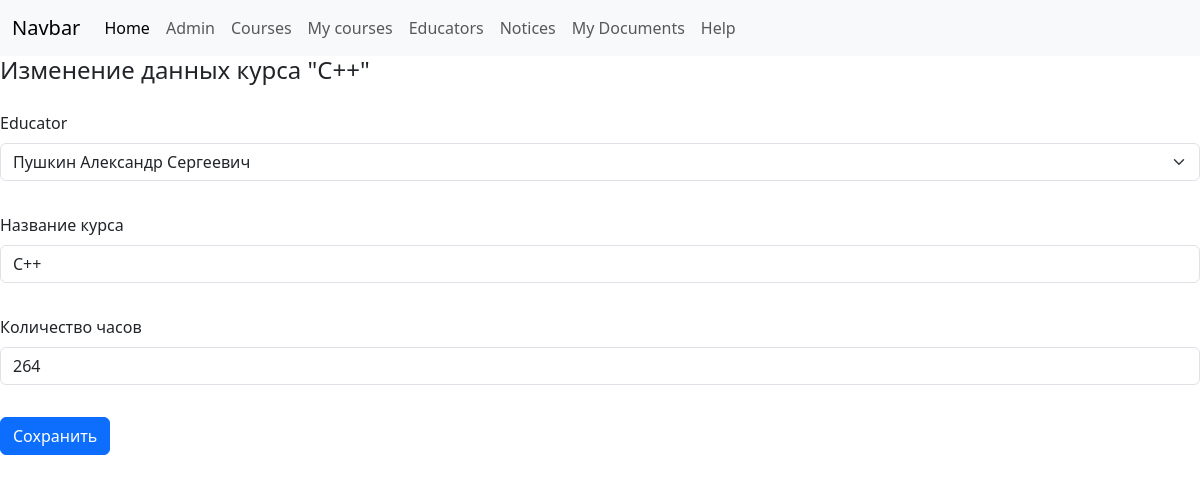
Before: /courses/6/update/ with the older database file.
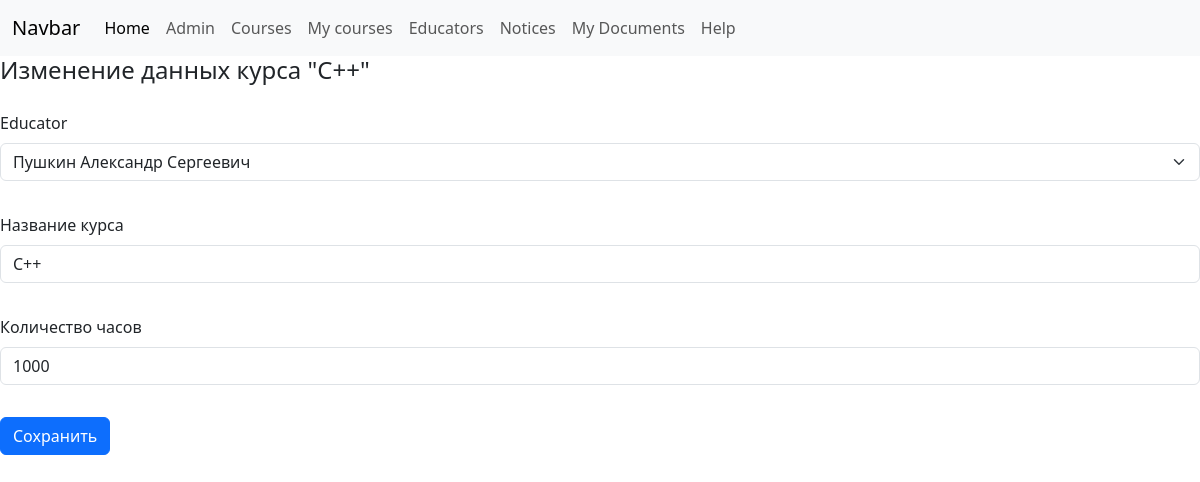
After: the same page with the newer database file.
### userside/models.py (models this page shows)
class course(models.Model):
    educator = models.ForeignKey('userside.educator', on_delete=models.CASCADE, null=True, blank=True,
                                 related_name='courses')
    name = models.CharField('Название курса', max_length=128)
    length_of_time = models.IntegerField('Количество часов', blank=True, null=True)
    class Meta:
        ordering = ['name']
        verbose_name = 'Курс'
        verbose_name_plural = 'Курсы'
    def __str__(self):
        return self.name

### userside/views.py (the view, shortened to what this page needs)
# urls.py: path('courses/<int:pk>/update/', userside.views.CourseUpdate.as_view(), name='course_update'),
class CourseUpdate(TitleMixin, UpdateView):
    model = userside.models.course
    form_class = userside.forms.Course
    def get_title(self):
        return f'Изменение данных курса "{str(self.get_object())}"'

### userside/forms.py
class Course(forms.ModelForm):
    class Meta:
        model = userside.models.course
        fields = '__all__'

### userside/models.py (called while the page is built)
    def __str__(self):
        return self.name

### userside/views.py (called while the page is built)
    def get_context_data(self, **kwargs):
        context = super().get_context_data()
        context['title'] = self.get_title()
        return context

### userside/templates/userside/course_form.html
{% extends 'userside/index.html' %}
{% load bootstrap5 %}
{% block content %}
<form class="row g-3" method="post" style="margin-top: 10px">{% csrf_token %}
    {% bootstrap_form form layout='horizontal' %}
    <div class="col-auto">
        <button type="submit" class="btn btn-primary mb-3">Сохранить</button>
    </div>
</form>
{% endblock %}

Changed rows visible on the page:
changed course "Пушкин Александр Сергеевич": length_of_time "264" → "1000"
